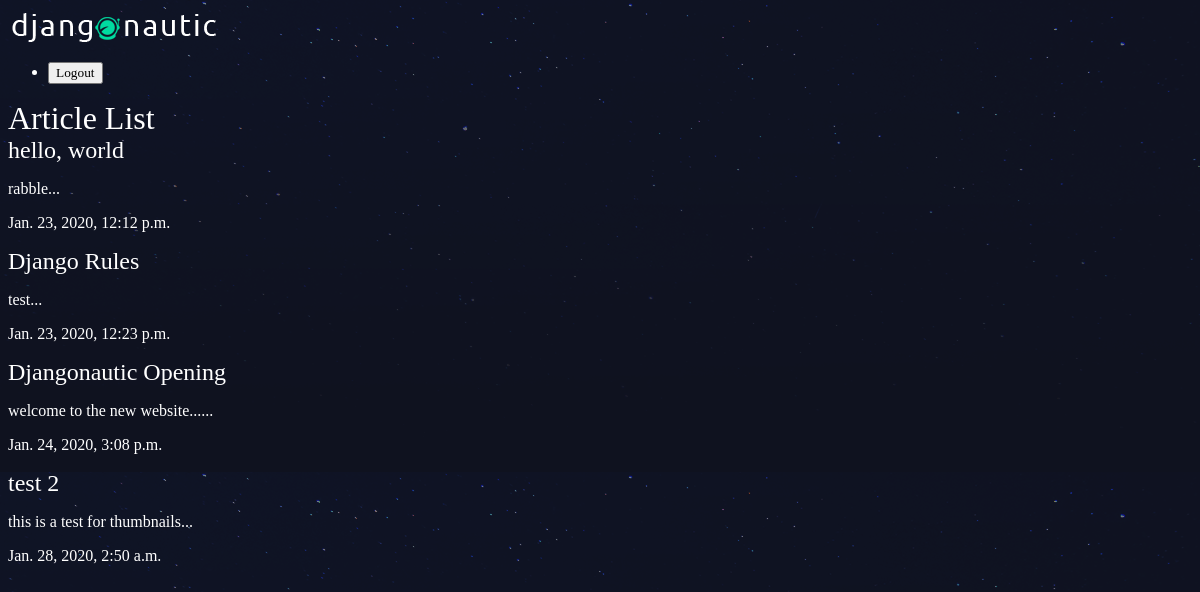
The app's page /articles/ with its own data.
### articles/models.py (models this page shows, shortened)
class Article(models.Model):
    title = models.CharField(max_length=100)
    slug = models.SlugField()
    body = models.TextField()
    date = models.DateTimeField(auto_now_add=True)
    thumb = models.ImageField(default='default.png', blank=True)
    def snippit(self):
        return self.body[:50] + '...'

### articles/views.py (the view)
def article_list(request):
    articles = Article.objects.all().order_by('date')
    return render(request, 'articles/article_list.html', {'articles': articles}) # display html and with param 'articles'

### articles/templates/articles/article_list.html
{% extends 'base_layout.html' %}
{% block content %}
    <h1>Article List</h1>
    <div class="articles">
        {% for article in articles %}
            <div class="article">
                <h2><a href="{% url 'articles:detail' slug=article.slug %}">{{ article.title }}</a></h2>
                <p>{{ article.snippit }}</p>
                <p>{{ article.date }}</p>
            </div>
        {% endfor %}
    </div>
{% endblock %}

### assets/styles.css (style rules this page uses)
body { background-color: #0f121f; background-image: url(stars.png); background-repeat-y: no-repeat; color: #fff; }
body * { font-family: Ubuntu; }
h1, h2, h3, h4, h5 { font-weight: normal; margin: 0; }
a, a:hover, a:visited { color: #fff; text-decoration: none; }

### records on screen
Article: title "hello, world", snippit "rabble...", date "Jan. 23, 2020, 12:12 p.m."
Article: title "Django Rules", snippit "test...", date "Jan. 23, 2020, 12:23 p.m."
Article: title "Djangonautic Opening", snippit "welcome to the new website......", date "Jan. 24, 2020, 3:08 p.m."
Article: title "test 2", snippit "this is a test for thumbnails...", date "Jan. 28, 2020, 2:50 a.m."
